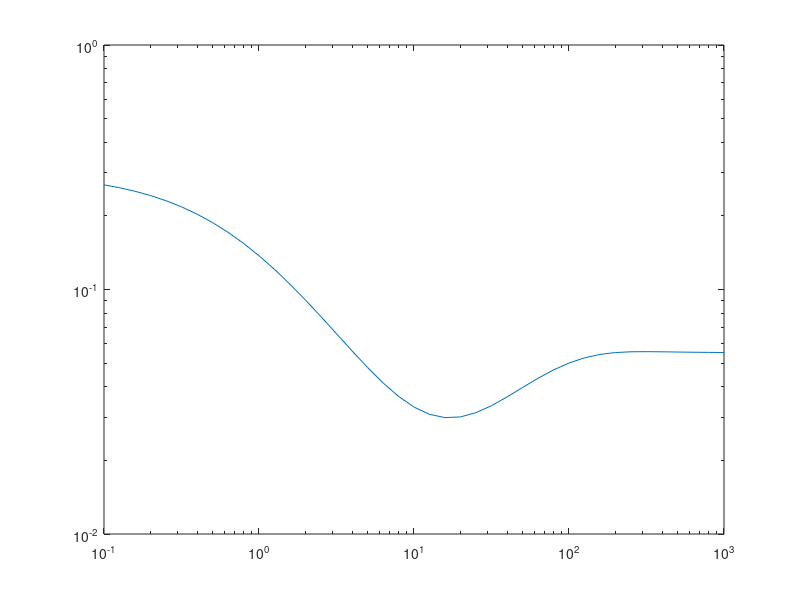

This figure's MATLAB source:
clear
 
% Physical properties.
rhos = 2650.0;
rho = 998.60;
s = rhos/rho;
g = 9.81;
nu = 1.0678e-6;
t = 18.0;
 
 
% Problem parameters.
x = [-1:0.1:3];
dstar = 10.^x;
theta = zeros(size(dstar));
for k = 1:length(dstar)
    theta(k) = 0.30/(1.0 + 1.2*dstar(k)) + 0.055*(1.0 - exp(-0.020*dstar(k)));
end
 
loglog(dstar,theta)
